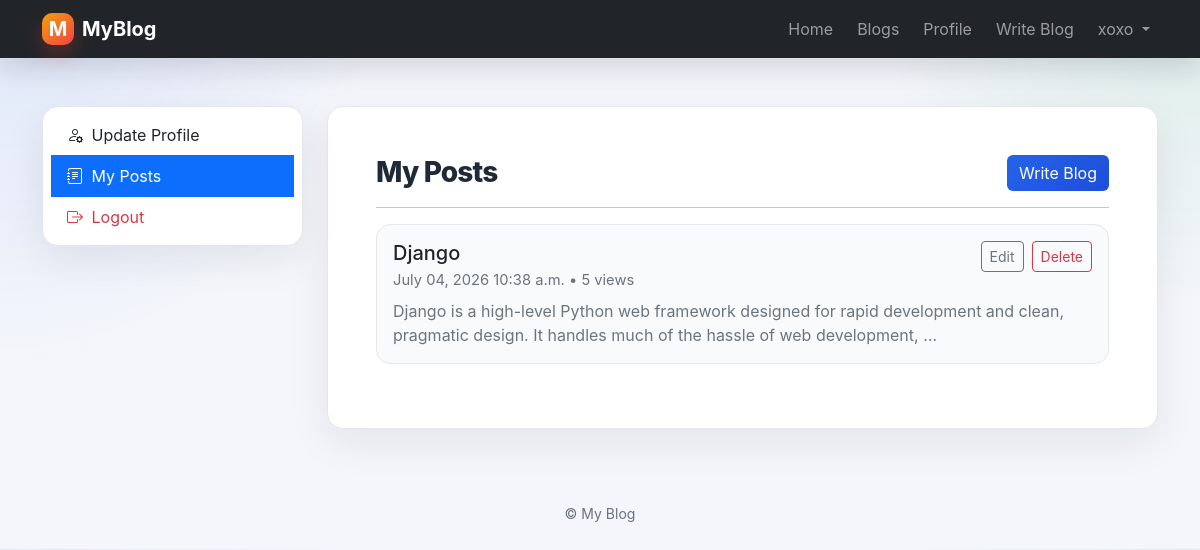
Screenshot of /profile/?section=posts (signed in) with the database file from the repository.
### myblog/models.py (models this page shows, shortened)
class Post(models.Model):
    title=models.CharField(max_length=100)
    content=models.TextField(verbose_name="content")
    author=models.ForeignKey(User,on_delete=models.CASCADE)
    created_at=models.DateTimeField(auto_now_add=True)
    updated_at=models.DateTimeField(auto_now=True)
    category=models.ForeignKey(Category,on_delete=models.SET_NULL,null=True)
    tag=models.ManyToManyField(Tag)
    view_count=models.BigIntegerField(default=0)
    liked_user=models.ManyToManyField(User,related_name="liked_posts")

### myblog/views.py (the view, shortened to what this page needs)
# urls.py: path("profile/",views.profile_view,name="profile_view"),
def profile_view(request):
    section=request.GET.get('section','profile')
    context={'section':section}
    if section=='posts':
        posts=Post.objects.filter(author=request.user)
        context['posts']=posts
    return render(request,'user/profile.html',context)

### templates/user/profile.html (shortened to what this page needs)
{% extends 'blog/base.html' %}
{% load crispy_forms_tags %}
{% block content %}
<div class="row g-4">
	<div class="col-lg-3">
		<div class="sticky-sidebar surface-card p-2">
			<div class="list-group list-group-flush">
				<a href="{% url 'profile_view' %}?section=update" class="list-group-item list-group-item-action {% if section == 'update' %}active{% endif %}"><i class="bi bi-person-gear me-1"></i> Update Profile</a>
				<a href="{% url 'profile_view' %}?section=posts" class="list-group-item list-group-item-action {% if section == 'posts' %}active{% endif %}"><i class="bi bi-journal-text me-1"></i> My Posts</a>
				<form method="post" action="{% url 'logout' %}" class="m-0">
					<button type="submit" class="list-group-item list-group-item-action text-danger border-0 bg-transparent w-100 text-start"><i class="bi bi-box-arrow-right me-1"></i> Logout</button>
				</form>
			</div>
		</div>
	</div>
	<div class="col-lg-9">
		{% if section == 'posts' %}
			<div class="surface-card p-4 p-lg-5">
				<div class="d-flex justify-content-between align-items-center flex-wrap gap-3 mb-3">
					<h1 class="h3 section-heading mb-0">My Posts</h1>
					<a href="{% url 'post_create' %}" class="btn btn-brand">Write Blog</a>
				</div>
				<hr>
				{% for item in posts %}
					<div class="soft-card p-3 mb-3">
						<div class="d-flex justify-content-between flex-wrap gap-2 align-items-start">
							<div>
								<h2 class="h5 mb-1"><a href="{% url 'post_details' item.id %}" class="text-decoration-none text-dark">{{ item.title }}</a></h2>
								<div class="meta">{{ item.created_at|date:"F d, Y g:i a" }} • {{ item.view_count }} views</div>
							</div>
							<div class="d-flex flex-wrap gap-2">
								<a href="{% url 'post_update' item.id %}" class="btn btn-sm btn-outline-secondary">Edit</a>
								<a href="{% url 'post_delete' item.id %}" class="btn btn-sm btn-outline-danger">Delete</a>
							</div>
						</div>
						<p class="mb-0 text-secondary mt-2">{{ item.content|truncatewords:24 }}</p>
					</div>
				{% empty %}
					<p class="text-secondary mb-0">You haven’t written any posts yet.</p>
				{% endfor %}
			</div>
		{% else %}
			<div class="surface-card p-4 p-lg-5">
				<h1 class="h3 section-heading mb-3">Profile Overview</h1>
				<p class="text-secondary mb-0">Use the left menu to update your details or review the posts you have published.</p>
			</div>
		{% endif %}
	</div>
</div>
{% endblock %}

### templates/blog/base.html (shortened to what this page needs)
{% load static %}
<!doctype html>
<html lang="en">
<head>
	<link href="https://cdn.jsdelivr.net/npm/bootstrap@5.3.3/dist/css/bootstrap.min.css" rel="stylesheet">
	<link href="https://cdn.jsdelivr.net/npm/bootstrap-icons@1.11.3/font/bootstrap-icons.min.css" rel="stylesheet">
</head>
<body>
<nav class="navbar navbar-expand-lg navbar-dark bg-dark sticky-top">
	<div class="container">
		<a class="navbar-brand fw-bold d-flex align-items-center gap-2" href="{% url 'post_list' %}">
			<span class="brand-mark">M</span>
			<span>MyBlog</span>
		</a>
		<div class="collapse navbar-collapse" id="mainNav">
			<ul class="navbar-nav ms-auto align-items-lg-center gap-lg-2">
				<li class="nav-item"><a class="nav-link" href="{% url 'post_list' %}">Home</a></li>
				<li class="nav-item"><a class="nav-link" href="{% url 'post_list' %}">Blogs</a></li>
				{% if user.is_authenticated %}
					<li class="nav-item"><a class="nav-link" href="{% url 'profile_view' %}">Profile</a></li>
					<li class="nav-item"><a class="nav-link" href="{% url 'post_create' %}">Write Blog</a></li>
					<li class="nav-item dropdown">
						<a class="nav-link dropdown-toggle" href="#" role="button" data-bs-toggle="dropdown" aria-expanded="false">
							{{ user.username }}
						</a>
					</li>
				{% else %}
					<li class="nav-item"><a class="nav-link" href="{% url 'login' %}">Login</a></li>
					<li class="nav-item"><a class="nav-link" href="{% url 'signup_view' %}">Sign Up</a></li>
				{% endif %}
			</ul>
		</div>
	</div>
</nav>
<main class="py-4 py-lg-5">
	<div class="container">
		{% block content %}{% endblock %}
	</div>
</main>
<footer class="py-4 text-center footer">
	<div class="container">
		<small>&copy; My Blog</small>
	</div>
</footer>
</body>
</html>

### templates/blog/base.html (style rules this page uses)
:root { --bg: #f4f6fb; --surface: #ffffff; --surface-soft: #f8fafc; --text: #1f2937; --muted: #6b7280; --brand: #111827; --accent: #2563eb; --accent-2: #16a34a; --border: #e5e7eb; --shadow: 0 14px 40px rgba(15, 23, 42, 0.08); }
body { background: radial-gradient(circle at top left, rgba(37, 99, 235, 0.10), transparent 28%), radial-gradient(circle at top right, rgba(22, 163, 74, 0.10), transparent 24%), var(--bg); color: var(--text); font-family: Inter, ui-sans-serif, system-ui, -apple-system, BlinkMacSystemFont, "Segoe UI", sans-serif; }
.navbar { backdrop-filter: blur(14px); box-shadow: 0 1px 0 rgba(255,255,255,0.08), 0 10px 30px rgba(15, 23, 42, 0.15); }
.brand-mark { width: 32px; height: 32px; border-radius: 10px; background: linear-gradient(135deg, #f59e0b, #ef4444); display: inline-flex; align-items: center; justify-content: center; color: white; font-weight: 700; box-shadow: 0 10px 20px rgba(239, 68, 68, 0.25); }
.surface-card { background: var(--surface); border: 1px solid var(--border); border-radius: 1rem; box-shadow: var(--shadow); }
.soft-card { background: var(--surface-soft); border: 1px solid var(--border); border-radius: 0.9rem; }
.section-heading { font-weight: 800; letter-spacing: -0.03em; }
.meta { color: var(--muted); font-size: .92rem; }
.btn-brand { background: linear-gradient(135deg, var(--accent), #1d4ed8); color: white; border: 0; }
.footer { color: var(--muted); }
.sticky-sidebar { position: sticky; top: 92px; }

### rows the page displays
Post: title "Django", created_at "July 04, 2026 10:38 a.m.", view_count "5", content "Django is a high-level Python web framework designed for rapid development and clean, pragmatic design. It handles much of the hassle of web development, …"

### other values shown
{{ user.username }} "xoxo"
